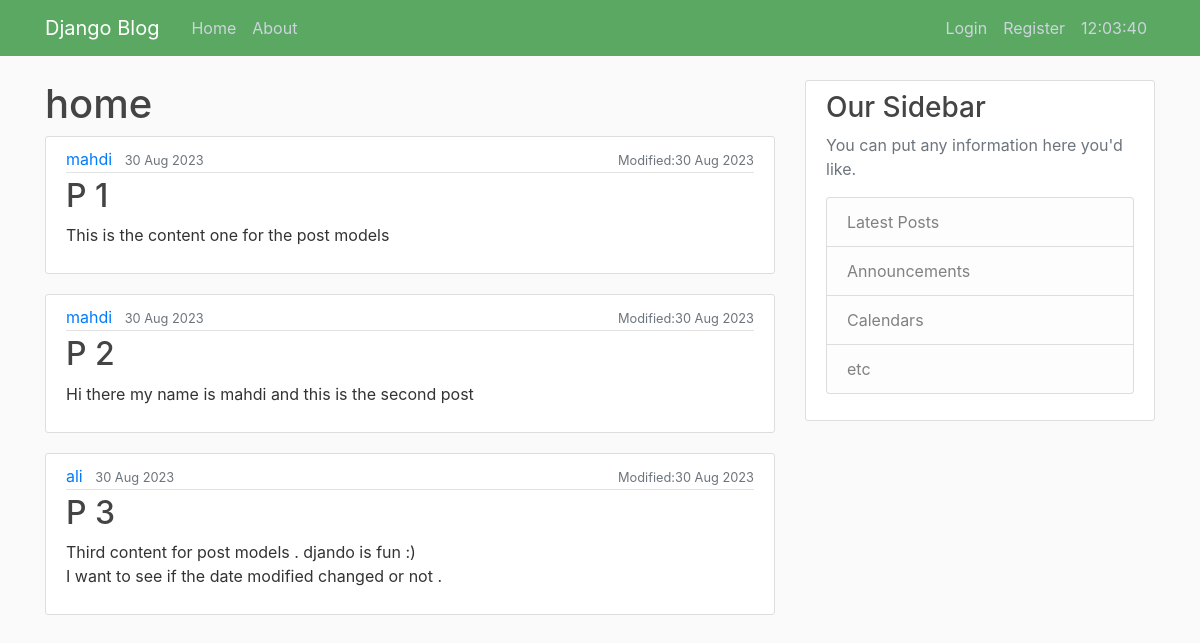
/, run on an earlier commit of the app's database.
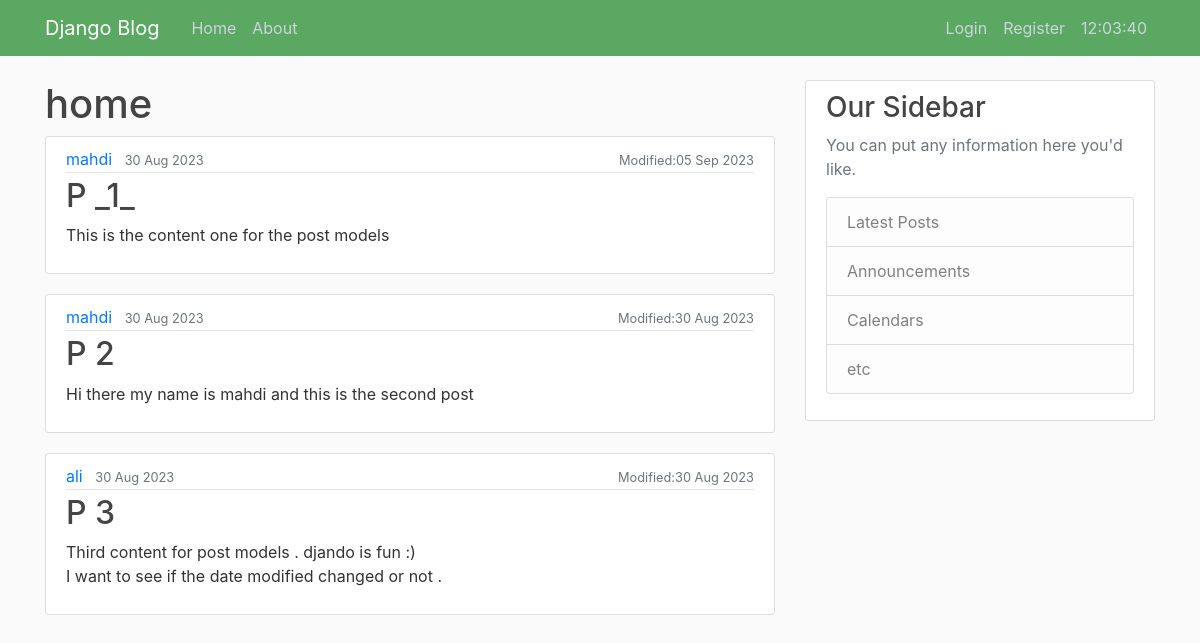
And on a later commit of the database.
### blog/models.py (models this page shows, shortened)
class Post (models.Model):
    title = models.CharField(max_length=100)
    postContent = models.TextField()
    date_posted = models.DateTimeField(auto_now_add=True)
    date_modified = models.DateTimeField(auto_now=True)
    author = models.ForeignKey(User , on_delete=models.CASCADE)

### blog/views.py (the view)
# urls.py: 2. Add a URL to urlpatterns:  path('', views.home, name='home')
def home (request):
    currentdate = datetime.now().strftime("%H:%M:%S")
    return render(request , "blog/home.html" , context={'posts':Post.objects.all() , 'title':'Home' , 'currentTime':currentdate})

### blog/templates/blog/home.html
{% extends "blog/base.html"%}
{% block content %}
    <h1>home</h1>
    {% for post in posts %}
        <article class="media content-section">
            <div class="media-body">
            <div class="article-metadata">
                <a class="mr-2" href="#">{{ post.author }}</a>
                <small class="text-muted">{{ post.date_posted|date:'d M Y' }}</small>
            </div>
                <h2><a class="article-title" href="#">{{ post.title }}</a></h2>
                <p class="article-content">{{ post.postContent }}</p>
            </div>
            <div class="article-metadata">
                <small class="text-muted">Modified:{{post.date_modified|date:'d M Y' }}</small>
            </div>
        </article>
    {% endfor %}
{% endblock content %}

What changed in the data, as far as the page shows it:
changed Post "This is the content one for the post models": title "P 1" → "P _1_"; date_modified "30 Aug 2023" → "05 Sep 2023"
